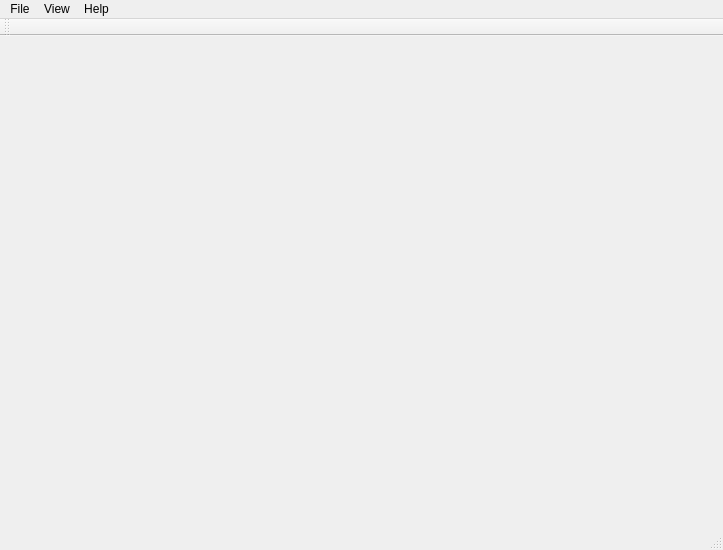
<?xml version="1.0" encoding="UTF-8"?>
<ui version="4.0">
 <class>MainWindow</class>
 <widget class="QMainWindow" name="MainWindow">
  <property name="geometry">
   <rect>
    <x>0</x>
    <y>0</y>
    <width>723</width>
    <height>550</height>
   </rect>
  </property>
  <property name="windowTitle">
   <string>MainWindow</string>
  </property>
  <widget class="QWidget" name="centralWidget"/>
  <widget class="QMenuBar" name="menuBar">
   <property name="geometry">
    <rect>
     <x>0</x>
     <y>0</y>
     <width>723</width>
     <height>25</height>
    </rect>
   </property>
   <widget class="QMenu" name="menuFile">
    <property name="title">
     <string>File</string>
    </property>
    <addaction name="actionNew"/>
    <addaction name="actionSave"/>
    <addaction name="actionOpen"/>
    <addaction name="separator"/>
    <addaction name="actionMain_Menu"/>
   </widget>
   <widget class="QMenu" name="menuView">
    <property name="title">
     <string>View</string>
    </property>
    <addaction name="actionZoom_In"/>
    <addaction name="actionZoom_Out"/>
    <addaction name="separator"/>
    <addaction name="actionLighting"/>
    <addaction name="separator"/>
    <addaction name="actionFocus"/>
    <addaction name="actionFocus_2"/>
   </widget>
   <widget class="QMenu" name="menuHelp">
    <property name="title">
     <string>Help</string>
    </property>
    <addaction name="actionInstructions"/>
    <addaction name="separator"/>
    <addaction name="actionAbout"/>
   </widget>
   <addaction name="menuFile"/>
   <addaction name="menuView"/>
   <addaction name="menuHelp"/>
  </widget>
  <widget class="QToolBar" name="mainToolBar">
   <attribute name="toolBarArea">
    <enum>TopToolBarArea</enum>
   </attribute>
   <attribute name="toolBarBreak">
    <bool>false</bool>
   </attribute>
  </widget>
  <widget class="QStatusBar" name="statusBar"/>
  <action name="actionNew">
   <property name="text">
    <string>New</string>
   </property>
  </action>
  <action name="actionSave">
   <property name="text">
    <string>Save</string>
   </property>
  </action>
  <action name="actionOpen">
   <property name="text">
    <string>Open</string>
   </property>
  </action>
  <action name="actionMain_Menu">
   <property name="text">
    <string>Main Menu</string>
   </property>
  </action>
  <action name="action_2">
   <property name="text">
    <string>Close</string>
   </property>
  </action>
  <action name="actionZoom_In">
   <property name="text">
    <string>Zoom In</string>
   </property>
  </action>
  <action name="actionZoom_Out">
   <property name="text">
    <string>Zoom Out</string>
   </property>
  </action>
  <action name="actionLighting">
   <property name="text">
    <string>Lighting</string>
   </property>
  </action>
  <action name="actionFocus">
   <property name="text">
    <string>Focus+</string>
   </property>
  </action>
  <action name="actionFocus_2">
   <property name="text">
    <string>Focus-</string>
   </property>
  </action>
  <action name="actionInstructions">
   <property name="text">
    <string>Instructions</string>
   </property>
  </action>
  <action name="actionAbout">
   <property name="text">
    <string>About</string>
   </property>
  </action>
 </widget>
 <layoutdefault spacing="6" margin="11"/>
 <resources/>
 <connections/>
</ui>
